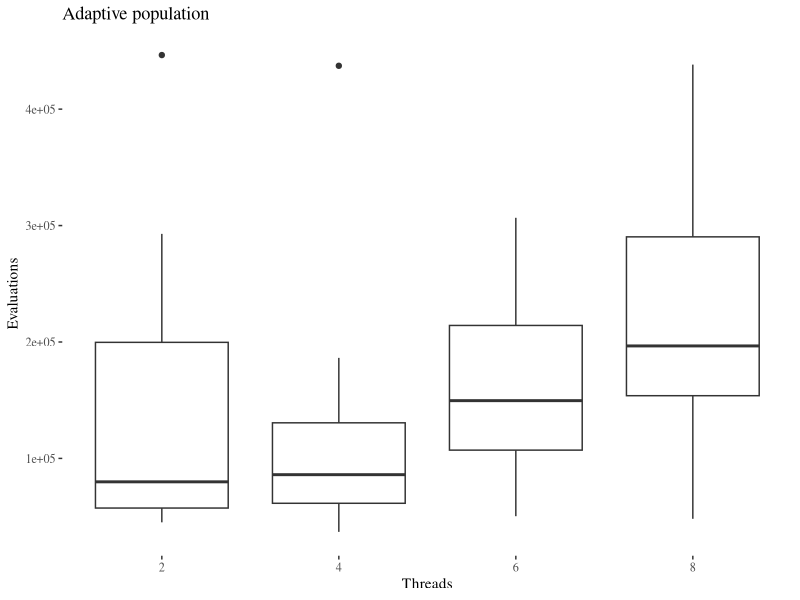
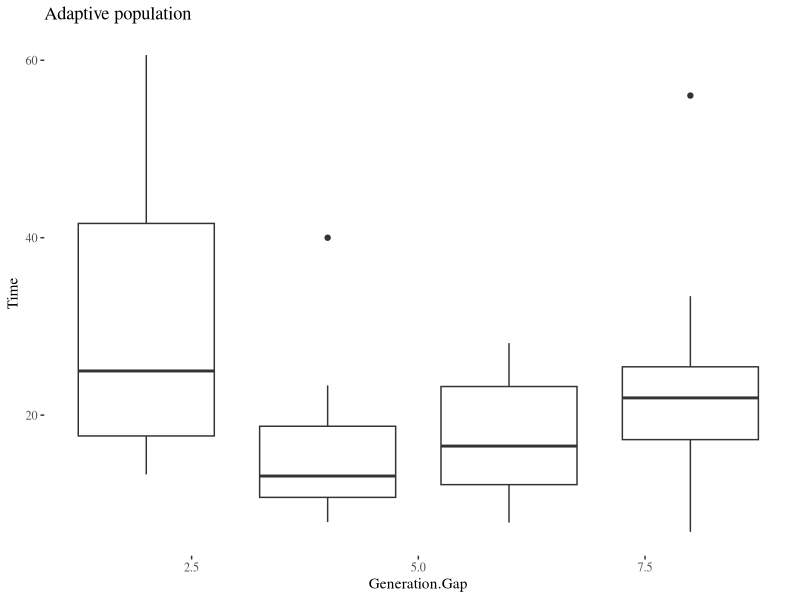
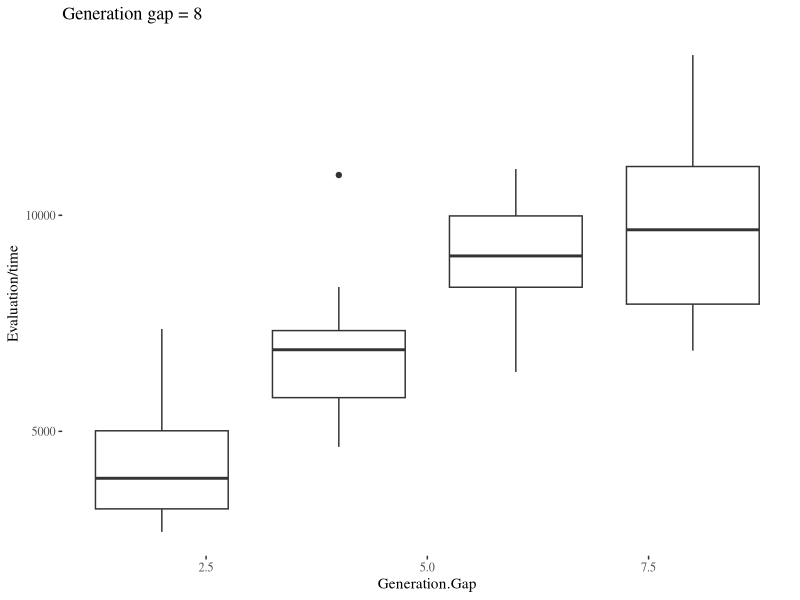

Reproduce these figures in R, in order.
library(ggplot2)
library(ggthemes)


data.freqs.ap.threads <- read.csv('../data/gecco-2019-freqs-ap-threads.csv')

ggplot(data.freqs.ap.threads,aes(x=Threads,y=Evaluations,group=Threads))+geom_boxplot()+theme_tufte()+scale_x_continuous(name="Threads",breaks=c(2,4,6,8))+labs(x="Threads",y="Evaluations",title="Adaptive population")
ggplot(data.freqs.ap.threads,aes(x=Threads,y=Time,group=Threads))+geom_boxplot()+theme_tufte()+labs(x="Generation.Gap",y="Time",title="Adaptive population")
ggplot(data.freqs.ap.threads,aes(x=Threads,y=Evaluations/Time,group=Threads))+geom_boxplot()+theme_tufte()+labs(x="Generation.Gap",y="Evaluation/time",title="Generation gap = 8")
